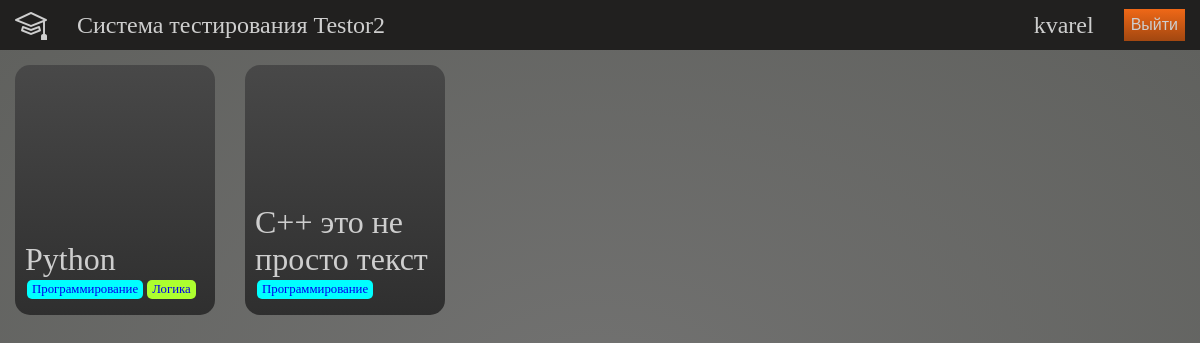
The app's page / (signed in) with its own data.
### core/models.py (models this page shows, shortened)
class TestModel(models.Model):
	title = models.CharField('Название теста', max_length=50)
	description = models.TextField('Описание теста', blank=True)
	groups = models.ManyToManyField(TestGroupModel, verbose_name='Принадлежность к группам')
	class Meta:
		verbose_name = 'Тест'
		verbose_name_plural = 'Тесты'

class TestGroupModel(models.Model):
	title = models.CharField('Название группы', max_length=50)
	description = models.TextField('Описание группы', blank=True)
	class Meta:
		verbose_name = 'Группа тестов'
		verbose_name_plural = 'Группы тестов'

### core/views.py (the view)
# urls.py: path('', TestListView.as_view(), name='test-list'),
class TestListView(LoginRequiredMixin, generic.TemplateView):
	template_name = 'core/test_list.html'
	def get_context_data(self, **kwargs):
		ctx = super().get_context_data(**kwargs)
		ctx['object_list'] = [{
			'pk': test.pk,
			'title': test.title,
			'description': test.description,
			'groups': [{
				'pk': group.pk,
				'title': group.title,
				'description': group.description
			} for group in test.groups.all()]
		} for test in TestModel.objects.all().prefetch_related('groups')]
		return ctx

### core/templates/core/test_list.html (shortened to what this page needs)
{% extends 'core/base.html' %}
{% load static %}
{% block style_head %}
	<link rel="stylesheet" href="{% static 'css/test-list.css' %}">
{% endblock %}
{% block content_body %}
	<div class="test-list">
		{% for test in object_list %}
			<a
				class="test-item"
				href="{% url 'test-detail' pk=test.pk %}"
			>
				<div class="test-item__data">
					<div class="test-item__name">{{ test.title }}</div>
						<div class="test-item__group-list">
							{% for group in test.groups %}
								<div class="test-item__group-item">
									<div class="test-item__group-item__name">{{ group.title }}</div>
								</div>
							{% endfor %}
						</div>
				</div>
			</a>
		{% endfor %}
	</div>
{% endblock %}

### core/templates/core/base.html (shortened to what this page needs)
{% load static %}
<!DOCTYPE html>
<html lang="en">
<head>
	<link rel="stylesheet" href="{% static 'css/base.css' %}">
	<link rel="stylesheet" href="https://cdn.jsdelivr.net/npm/bootstrap-icons@1.10.2/font/bootstrap-icons.css">
	{% block style_head %}{% endblock %}
</head>
<body>
	<div class="nav">
		<div class="brand"><a href="{% url 'test-list' %}"><i class="bi bi-mortarboard"></i></a></div>
		<div class="name">Система тестирования Testor2</div>
		<div class="user">{{ user.username }}</div>
		<form method="post" action="{% url 'logout' %}">
			<button type="submit">Выйти</button>
		</form>
	</div>
	{% block content_body %}{% endblock %}
</body>
</html>

### core/static/css/base.css (style rules this page uses)
:root { --white: #cecece; --gray1: #727271; --gray2: #5f605d; --gray3: #484848; --gray4: #2f2f2f; --black: #21201f; --orange: #ef6817; --orange-light: #e0966a; --orange-dark: #a24710; --box-background: linear-gradient(to top, var(--gray4), var(--gray3)); --box-hover-background: linear-gradient(to top, var(--black), var(--gray4)); --box-shadow: 0 -1px 5px var(--black), 0 0 3px var(--black), 0 5px 10px var(--black); --button-background: linear-gradient(to top, var(--orange-dark), var(--orange)); --button-hover-background: linear-gradient(to top, var(--orange), var(--orange-light)); }
* { box-sizing: border-box; margin: 0; padding: 0; }
body { min-height: 100vh; background: radial-gradient(var(--gray1), var(--gray2)); }
.nav { position: relative; height: 50px; display: flex; align-items: center; justify-content: center; background: var(--black); z-index: 999; }
.nav .brand { position: relative; margin: 0 15px; }
.nav .brand a { font-size: 2em; color: var(--white); text-decoration: none; }
.nav .name { position: relative; font-size: 1.5em; color: var(--white); margin: 0 15px; cursor: default; }
.nav .user { position: relative; font-size: 1.5em; color: var(--white); margin: 0 15px; }
.nav form button { position: relative; font-size: 1em; padding: 7px; color: var(--white); margin: 0 15px; background: var(--button-background); border: none; }
.nav form button::before { content: 'Не делайте этого! Это опасно!'; position: absolute; top: 140%; right: 15%; width: 200px; height: 50px; border-radius: 15px; padding: 10px; background: var(--black); font-size: 1.3em; visibility: hidden; opacity: 0; transition: 0.5s; }

### core/static/css/test-list.css (style rules this page uses)
.test-list { position: relative; display: flex; flex-wrap: wrap; }
.test-item { position: relative; display: grid; width: 200px; height: 250px; margin: 15px; border-radius: 15px; background: var(--box-background); text-decoration: none; transition: 0.3s ease-in-out; }
.test-item__data { padding: 10px; margin-top: auto; display: flex; flex-direction: column; height: auto; overflow: hidden; transition: 0.3s; }
.test-item__name { font-size: 2em; color: var(--white); }
.test-item__group-list { position: relative; display: flex; flex-wrap: wrap; }
.test-item__group-item { position: relative; display: flex; align-items: center; justify-content: center; border-radius: 5px; padding: 2px 5px; margin: 2px 2px; font-size: 0.8em; }
.test-item__group-item:nth-child(odd) { background: aqua; }
.test-item__group-item:nth-child(even) { background: greenyellow; }

### records on screen
TestModel: title "Python"
TestGroupModel: title "Программирование" "Программирование"
TestGroupModel: title "Логика"
TestModel: title "С++ это не просто текст"

### other values on screen
{{ user.username }} "kvarel"
